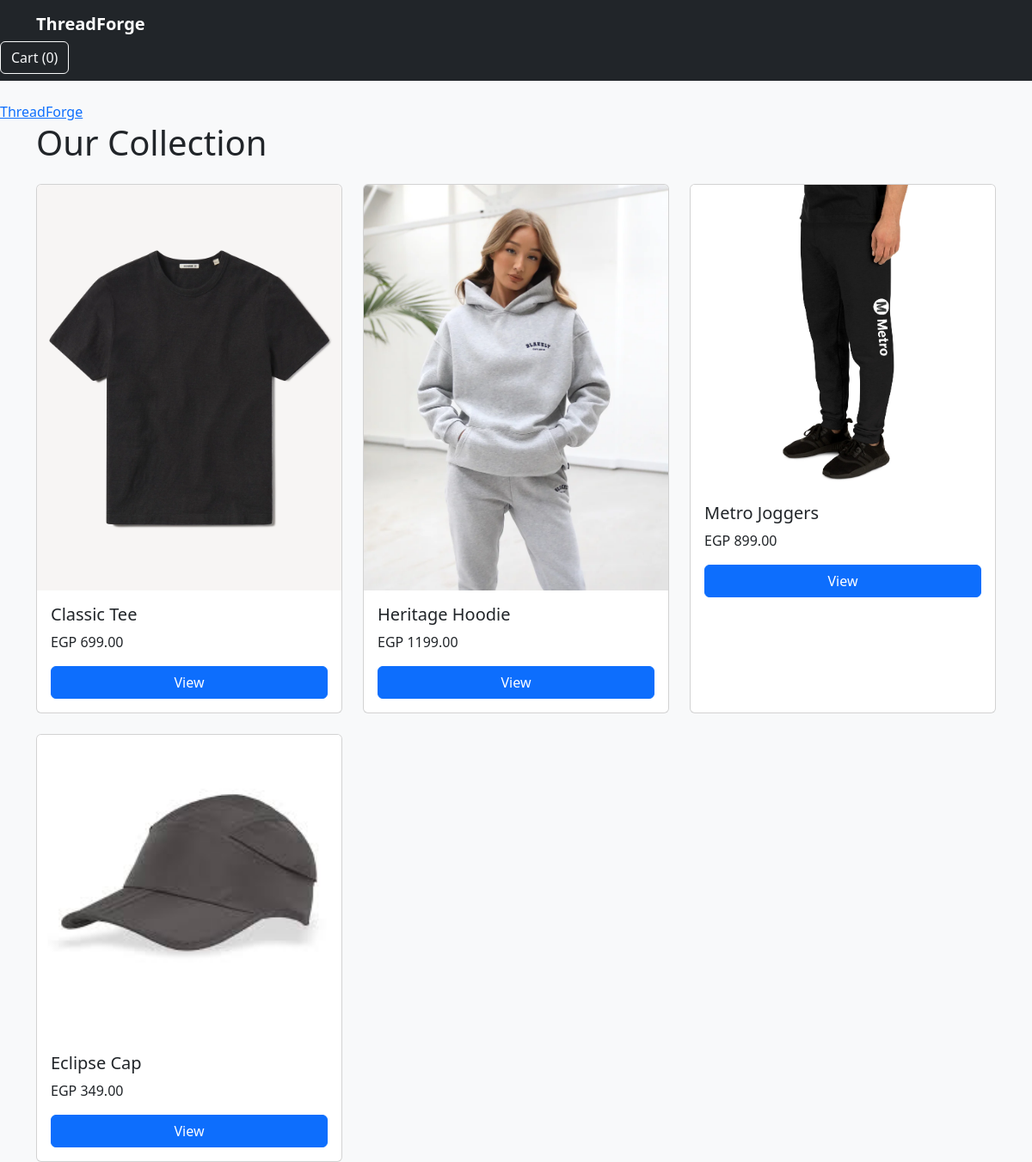
The page / on the database its author committed.
### shop/models.py (models this page shows, shortened)
class Product(models.Model):
    name        = models.CharField(max_length=120)
    slug        = models.SlugField(unique=True)
    description = models.TextField(blank=True)
    price       = models.DecimalField(max_digits=8, decimal_places=2)
    image       = models.ImageField(upload_to="products/", blank=True)

### shop/views.py (the view)
# urls.py: path('', views.product_list, name='product_list'),
def product_list(request):
    products = Product.objects.all()
    return render(request, 'shop/product_list.html', {'products': products})

### cart/cart.py (called while the page is built)
    def __len__(self):
        return sum(item['quantity'] for item in self.cart.values())

### cart/context_processors.py (called while the page is built)
def cart_item_count(request):
    cart = Cart(request)
    return {"cart_item_count": len(cart)}

### shop/templates/shop/product_list.html (shortened to what this page needs)
{% extends "shop/base.html" %}
{% block content %}
<h1 class="mb-4">Our Collection</h1>
<div class="row row-cols-1 row-cols-sm-2 row-cols-md-3 g-4">
  {% for p in products %}
    <div class="col">
      <div class="card h-100">
        {% if p.image %}
          <img src="{{ p.image.url }}" class="card-img-top" alt="{{ p.name }}">
        {% endif %}
        <div class="card-body">
          <h5 class="card-title">{{ p.name }}</h5>
          <p class="card-text">EGP {{ p.price }}</p>
          <a href="{% url 'shop:product_detail' p.slug %}"
             class="btn btn-primary w-100">
             View
          </a>
        </div>
      </div>
    </div>
  {% empty %}
    <p>No products yet.</p>
  {% endfor %}
</div>
{% endblock %}

### shop/templates/shop/base.html (shortened to what this page needs)
<!DOCTYPE html>
<html lang="en">
<head>
    <link
      href="https://cdn.jsdelivr.net/npm/bootstrap@5.3.3/dist/css/bootstrap.min.css"
      rel="stylesheet">
  </head>
  <body class="bg-light">
  <nav class="navbar navbar-dark bg-dark mb-4">
    <div class="container">
      <a class="navbar-brand fw-bold" href="/">ThreadForge</a>
    </div>
    <a class="btn btn-outline-light" href="{% url 'cart:cart_detail' %}">
        Cart ({{ cart_item_count }})
      </a>
  </nav>
</head>
<body>
<nav>
  <a href="/">ThreadForge</a>
</nav>
<div class="container">
  {% block content %}{% endblock %}
</div>
</body>
</html>

### rows shown on the page
Product: image (picture), name "Classic Tee", price "699.00"
Product: image (picture), name "Heritage Hoodie", price "1199.00"
Product: image (picture), name "Metro Joggers", price "899.00"
Product: image (picture), name "Eclipse Cap", price "349.00"

### other values the page prints
{{ cart_item_count }} "0"
